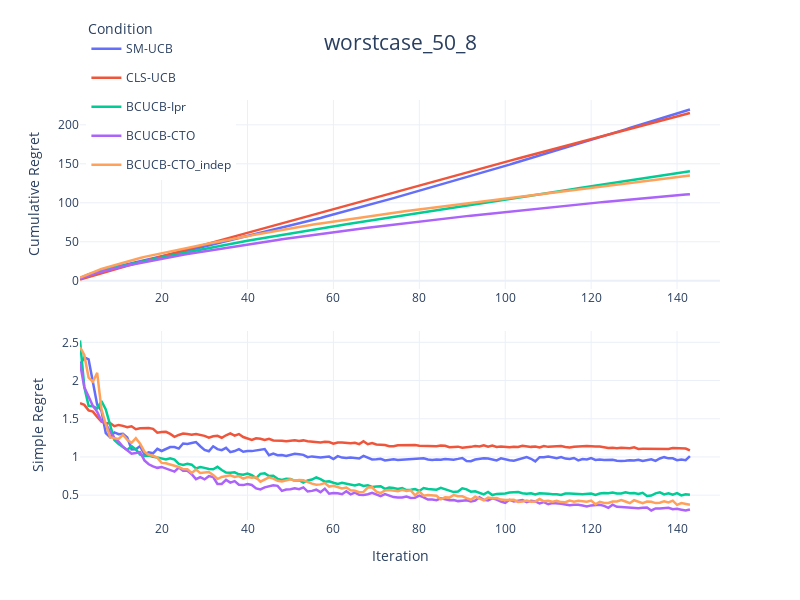

Notebook code for this chart:
### Code cell
import pandas as pd
import plotly.graph_objects as go
import plotly.express as px
from plotly.subplots import make_subplots
import plotly.io as pio
import os
import numpy as np

text = "worstcase"

# 定义文件夹路径
data_folder = os.path.join('Data', text)

#定义文件列表 - Simple Regret来自pre文件，Cumulative Regret来自原始文件
simple_regret_files = ['50_8_smallest_pre.csv','50_8_cluster_pre.csv', '50_8_dynamic_pre.csv', '50_8_cyclic_pre.csv', '50_8_independent_pre.csv']
cumulative_regret_files = ['50_8_smallest.csv','50_8_cluster.csv','50_8_dynamic.csv', '50_8_cyclic.csv', '50_8_independent.csv']
curve_names = ['SM-UCB','CLS-UCB', 'BCUCB-Ipr', 'BCUCB-CTO', 'BCUCB-CTO_indep']

# simple_regret_files = ['50_8_smallest_pre.csv','50_8_cluster_pre.csv', '50_8_dynamic_pre.csv', '50_8_cyclic_pre.csv']
# cumulative_regret_files = ['50_8_smallest.csv','50_8_cluster.csv','50_8_dynamic.csv', '50_8_cyclic.csv']

# curve_names = ['SM-UCB','CLS-UCB', 'BCUCB-Ipr', 'BCUCB-CTO']
colors = px.colors.qualitative.Plotly[:len(curve_names)] 

# 创建DataFrame存储Simple Regret和Cumulative Regret
simple_regret_data = pd.DataFrame()
cumulative_regret_data = pd.DataFrame()

# 加载Simple Regret数据（来自pre文件）
for file, name in zip(simple_regret_files, curve_names):
    file_path = os.path.join(data_folder, file)
    df = pd.read_csv(file_path, index_col='Repetition')
    
    # 计算每个step的均值（Simple Regret）
    mean_results = df.mean(axis=0)
    
    # 添加到Simple Regret DataFrame
    temp_df = pd.DataFrame({
        'Iter': range(1, 151),
        'Value': mean_results.values,
        'Condition': name
    })
    simple_regret_data = pd.concat([simple_regret_data, temp_df])

# 加载Cumulative Regret数据（来自原始文件）
for file, name in zip(cumulative_regret_files, curve_names):
    file_path = os.path.join(data_folder, file)
    df = pd.read_csv(file_path, index_col='Repetition')
    
    # 计算每个step的均值
    mean_results = df.mean(axis=0)
    
    # 计算Cumulative Regret
    cumsum_results = np.cumsum(mean_results.values)
    temp_df = pd.DataFrame({
        'Iter': range(1, 151),
        'Value': cumsum_results,
        'Condition': name
    })
    cumulative_regret_data = pd.concat([cumulative_regret_data, temp_df])

# 创建子图（2行1列，垂直排列）- 删除子图标题
fig = make_subplots(
    rows=2, cols=1,
    vertical_spacing=0.1
    # 删除了 subplot_titles 参数
)

# 第一子图：Cumulative Regret（来自原始文件）- 先画Cumulative Regret
for i, condition in enumerate(curve_names):
    cumsum_df = cumulative_regret_data[cumulative_regret_data['Condition'] == condition]
    fig.add_trace(
        go.Scatter(
            x=cumsum_df['Iter'],
            y=cumsum_df['Value'],
            name=condition,
            legendgroup=condition,
            showlegend=True,  # 在第一子图显示图例
            line=dict(color=colors[i],width=2.5),
            meta=[condition],
            hovertemplate="Iter: %{x}<br>Cumulative Regret: %{y:.4f}<br>Condition: %{meta[0]}<extra></extra>"
        ),
        row=1, col=1  # Cumulative Regret放在第一行
    )

# 第二子图：Obs-based Simple Regret（来自pre文件）
for i, condition in enumerate(curve_names):
    simple_df = simple_regret_data[simple_regret_data['Condition'] == condition]
    fig.add_trace(
        go.Scatter(
            x=simple_df['Iter'],
            y=simple_df['Value'],
            name=condition,
            legendgroup=condition,
            showlegend=False,  # 避免重复图例
            line=dict(color=colors[i],width=2.5),
            meta=[condition],
            hovertemplate="Iter: %{x}<br>Simple Regret: %{y:.4f}<br>Condition: %{meta[0]}<extra></extra>"
        ),
        row=2, col=1  # Simple Regret放在第二行
    )

# 更新布局
fig.update_layout(
    title_text=text+"_50_8",
    title_x=0.5,
    title_font=dict(size=21),
    height=600,
    width=800,
    template='plotly_white',
    legend_title_text='Condition',
    legend=dict(yanchor="top", y=1.2, xanchor="left", x=0.01)
)

# 更新Y轴和X轴标签
fig.update_yaxes(title_text="Cumulative Regret", row=1, col=1)  # 第一子图Y轴标签
fig.update_yaxes(title_text="Simple Regret", row=2, col=1)      # 第二子图Y轴标签
fig.update_xaxes(title_text="Iteration", row=2, col=1)          # 仅底部子图显示X轴标签

# 显示图形
fig.show()

# 保存为HTML文件（可选）
# pio.write_html(fig, 'combined_simple_cumulative_plot.html')
#fig.write_image(text+"_50_8", format="png", width=800, height=600, scale=3)

### Figure 1 — Plotly figure (JSON) as saved in the notebook; plotly's stock layout.template omitted (floating-point values rounded to 4 significant figures; data arrays with more than 128 entries replaced by an {"elided": "..."} marker saying what was removed)
{"data": [{"hovertemplate": "Iter: %{x}<br>Cumulative Regret: %{y:.4f}<br>Condition: %{meta[0]}<extra></extra>", "legendgroup": "SM-UCB", "line": {"color": "#636EFA", "width": 2.5}, "meta": ["SM-UCB"], "name": "SM-UCB", "showlegend": true, "type": "scatter", "x": {"elided": "150 int values"}, "xaxis": "x", "y": {"elided": "150 float values"}, "yaxis": "y"}, {"hovertemplate": "Iter: %{x}<br>Cumulative Regret: %{y:.4f}<br>Condition: %{meta[0]}<extra></extra>", "legendgroup": "CLS-UCB", "line": {"color": "#EF553B", "width": 2.5}, "meta": ["CLS-UCB"], "name": "CLS-UCB", "showlegend": true, "type": "scatter", "x": {"elided": "150 int values"}, "xaxis": "x", "y": {"elided": "150 float values"}, "yaxis": "y"}, {"hovertemplate": "Iter: %{x}<br>Cumulative Regret: %{y:.4f}<br>Condition: %{meta[0]}<extra></extra>", "legendgroup": "BCUCB-Ipr", "line": {"color": "#00CC96", "width": 2.5}, "meta": ["BCUCB-Ipr"], "name": "BCUCB-Ipr", "showlegend": true, "type": "scatter", "x": {"elided": "150 int values"}, "xaxis": "x", "y": {"elided": "150 float values"}, "yaxis": "y"}, {"hovertemplate": "Iter: %{x}<br>Cumulative Regret: %{y:.4f}<br>Condition: %{meta[0]}<extra></extra>", "legendgroup": "BCUCB-CTO", "line": {"color": "#AB63FA", "width": 2.5}, "meta": ["BCUCB-CTO"], "name": "BCUCB-CTO", "showlegend": true, "type": "scatter", "x": {"elided": "150 int values"}, "xaxis": "x", "y": {"elided": "150 float values"}, "yaxis": "y"}, {"hovertemplate": "Iter: %{x}<br>Cumulative Regret: %{y:.4f}<br>Condition: %{meta[0]}<extra></extra>", "legendgroup": "BCUCB-CTO_indep", "line": {"color": "#FFA15A", "width": 2.5}, "meta": ["BCUCB-CTO_indep"], "name": "BCUCB-CTO_indep", "showlegend": true, "type": "scatter", "x": {"elided": "150 int values"}, "xaxis": "x", "y": {"elided": "150 float values"}, "yaxis": "y"}, {"hovertemplate": "Iter: %{x}<br>Simple Regret: %{y:.4f}<br>Condition: %{meta[0]}<extra></extra>", "legendgroup": "SM-UCB", "line": {"color": "#636EFA", "width": 2.5}, "meta": ["SM-UCB"], "name": "SM-UCB", "showlegend": false, "type": "scatter", "x": {"elided": "150 int values"}, "xaxis": "x2", "y": {"elided": "150 float values"}, "yaxis": "y2"}, {"hovertemplate": "Iter: %{x}<br>Simple Regret: %{y:.4f}<br>Condition: %{meta[0]}<extra></extra>", "legendgroup": "CLS-UCB", "line": {"color": "#EF553B", "width": 2.5}, "meta": ["CLS-UCB"], "name": "CLS-UCB", "showlegend": false, "type": "scatter", "x": {"elided": "150 int values"}, "xaxis": "x2", "y": {"elided": "150 float values"}, "yaxis": "y2"}, {"hovertemplate": "Iter: %{x}<br>Simple Regret: %{y:.4f}<br>Condition: %{meta[0]}<extra></extra>", "legendgroup": "BCUCB-Ipr", "line": {"color": "#00CC96", "width": 2.5}, "meta": ["BCUCB-Ipr"], "name": "BCUCB-Ipr", "showlegend": false, "type": "scatter", "x": {"elided": "150 int values"}, "xaxis": "x2", "y": {"elided": "150 float values"}, "yaxis": "y2"}, {"hovertemplate": "Iter: %{x}<br>Simple Regret: %{y:.4f}<br>Condition: %{meta[0]}<extra></extra>", "legendgroup": "BCUCB-CTO", "line": {"color": "#AB63FA", "width": 2.5}, "meta": ["BCUCB-CTO"], "name": "BCUCB-CTO", "showlegend": false, "type": "scatter", "x": {"elided": "150 int values"}, "xaxis": "x2", "y": {"elided": "150 float values"}, "yaxis": "y2"}, {"hovertemplate": "Iter: %{x}<br>Simple Regret: %{y:.4f}<br>Condition: %{meta[0]}<extra></extra>", "legendgroup": "BCUCB-CTO_indep", "line": {"color": "#FFA15A", "width": 2.5}, "meta": ["BCUCB-CTO_indep"], "name": "BCUCB-CTO_indep", "showlegend": false, "type": "scatter", "x": {"elided": "150 int values"}, "xaxis": "x2", "y": {"elided": "150 float values"}, "yaxis": "y2"}], "layout": {"height": 600, "legend": {"title": {"text": "Condition"}, "x": 0.01, "xanchor": "left", "y": 1.2, "yanchor": "top"}, "title": {"font": {"size": 21}, "text": "worstcase_50_8", "x": 0.5}, "width": 800, "xaxis": {"anchor": "y", "domain": [0, 1]}, "xaxis2": {"anchor": "y2", "domain": [0, 1], "title": {"text": "Iteration"}}, "yaxis": {"anchor": "x", "domain": [0.55, 1], "title": {"text": "Cumulative Regret"}}, "yaxis2": {"anchor": "x2", "domain": [0, 0.45], "title": {"text": "Simple Regret"}}}}
